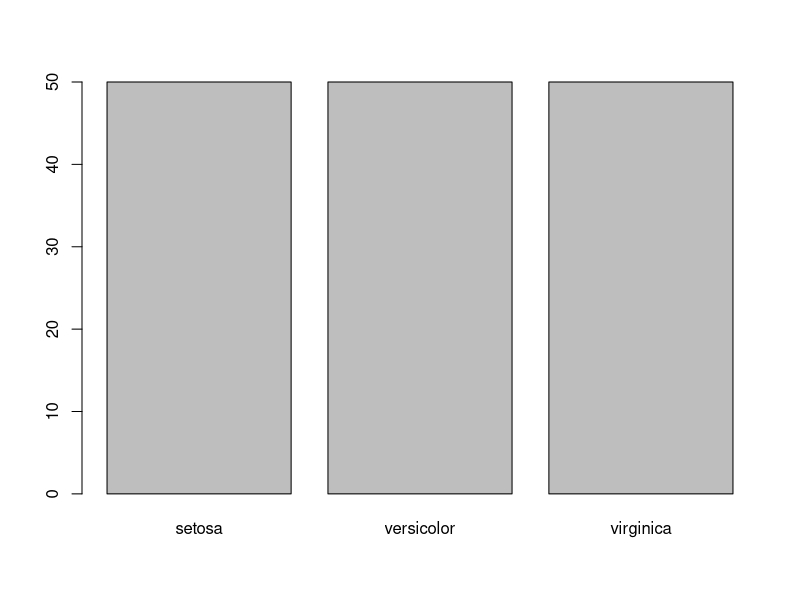
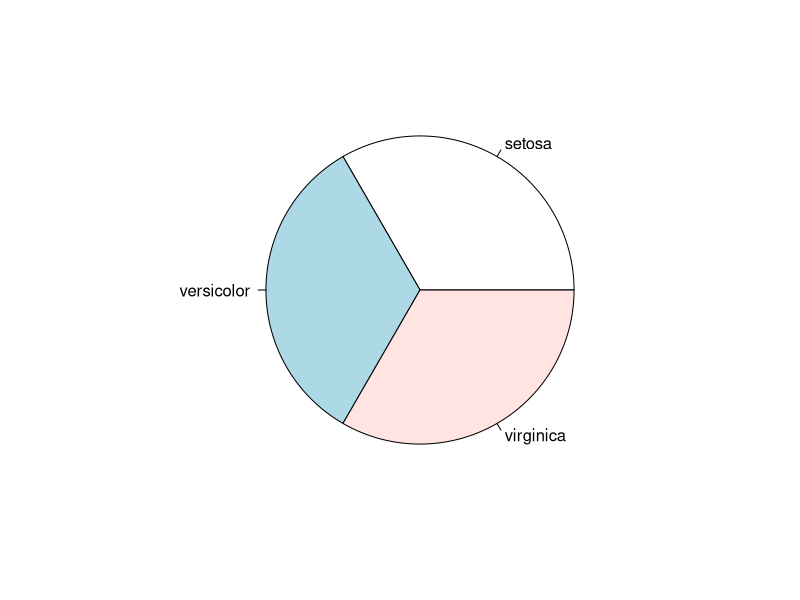
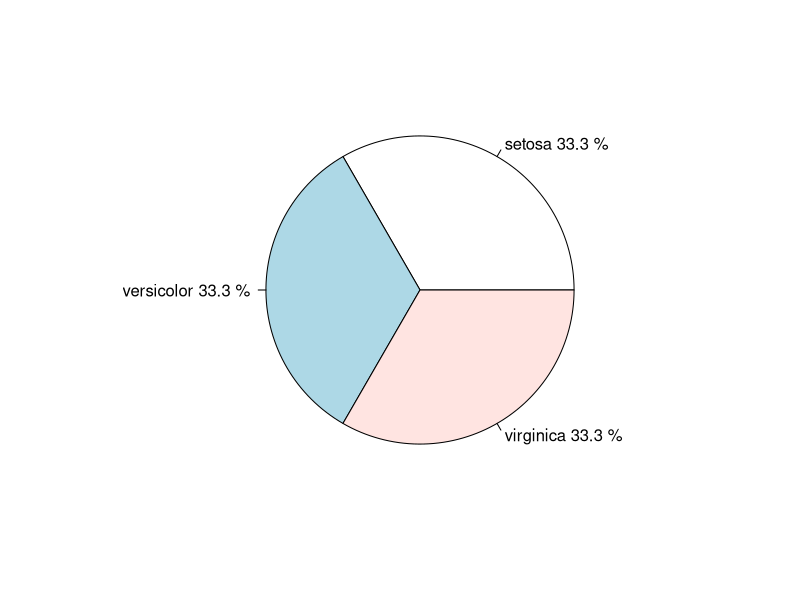
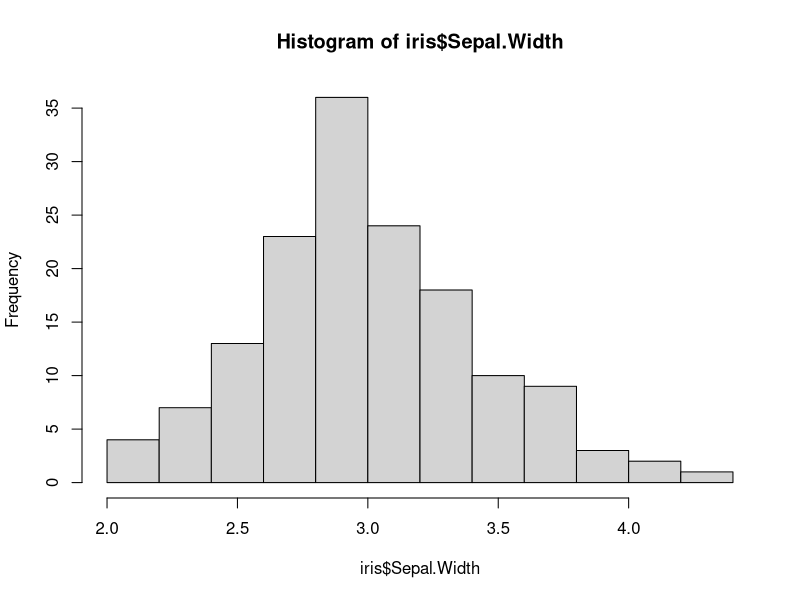
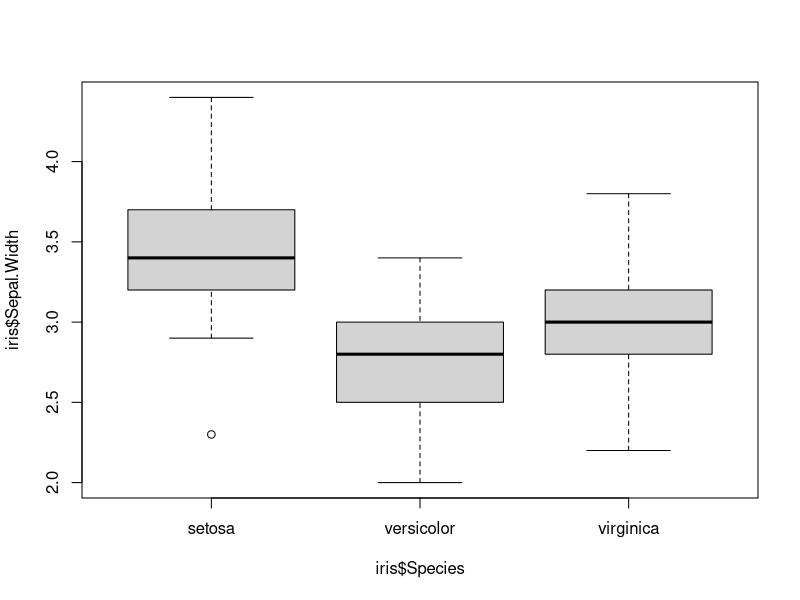
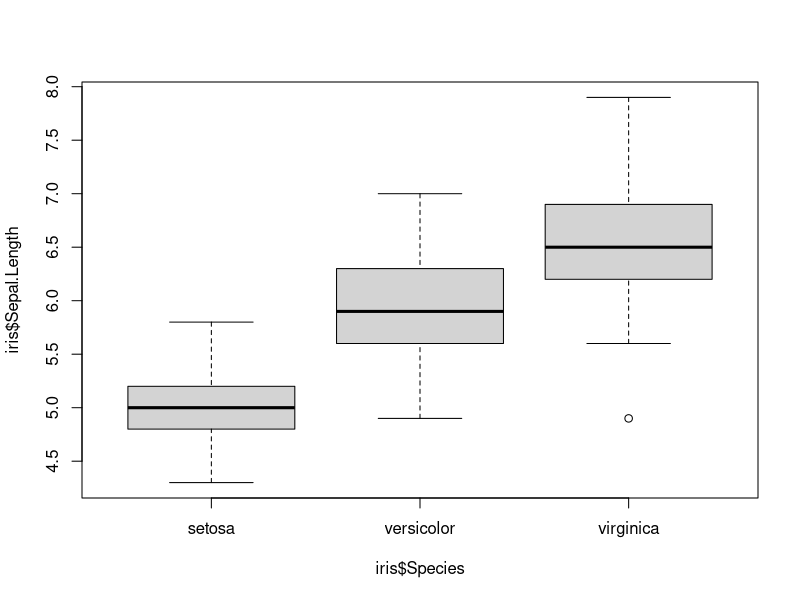
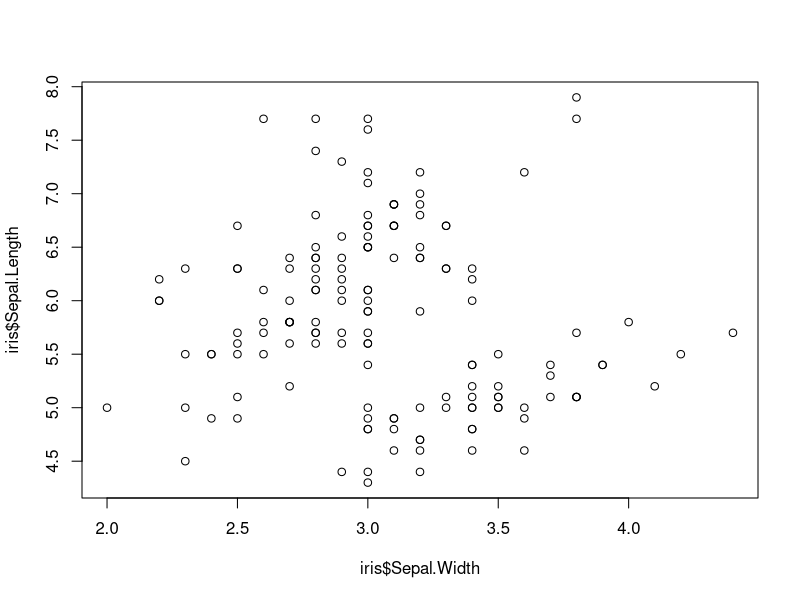
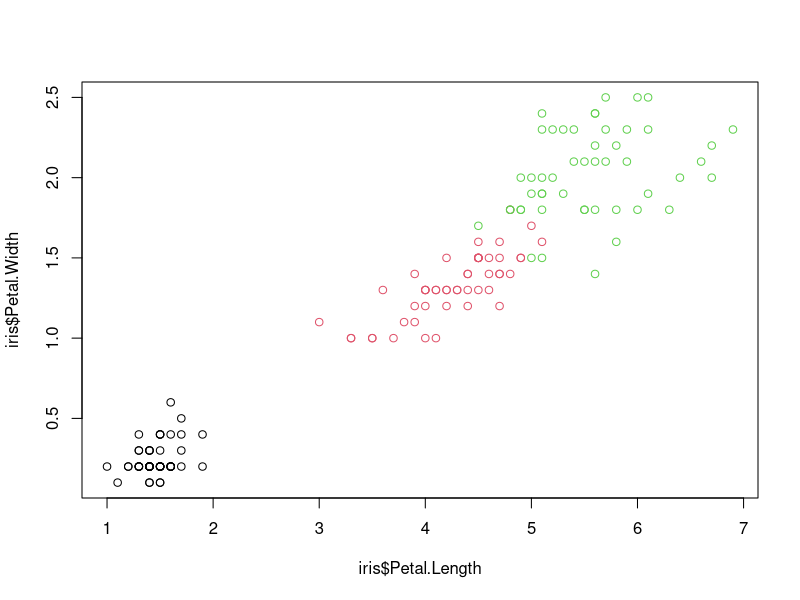

The R source for these figures, in order:
## ---- chunk 1
data(iris)
str(iris)
table(iris$Species)

range(iris$Sepal.Width)
cut(iris$Sepal.Width,seq(1.5,4.5,by=0.5))
table(cut(iris$Sepal.Width,seq(1.5,4.5,by=0.5),right = F,labels = seq(1,length(seq(1.5,4.5,by=0.5))-1)))

barplot(table(iris$Species))
pie(table(iris$Species))
pct = round(table(iris$Species) / length(iris$Species) *100,1)
labels = paste(names(pct),pct,"%")
pie(pct, labels = labels)

hist(iris$Sepal.Width)
stem(iris$Sepal.Length,scale = 0.5)
boxplot(iris$Sepal.Width ~ iris$Species)
boxplot(iris$Sepal.Length ~ iris$Species)

plot(iris$Sepal.Width,iris$Sepal.Length)
plot(iris$Petal.Length,iris$Petal.Width,col=iris$Species)
plot(iris)
plot(iris,col=iris$Species)

summary(iris)

## ---- chunk 2
data(iris)
install.packages('ggplot2')
library(ggplot2)

ggplot(data=iris,aes(x=Petal.Length,y=Petal.Width)) + geom_point(aes(col=Species))

ggp <- ggplot(iris,aes(x=Species))
ggp + geom_bar()

precounted = as.data.frame(table(iris$Species,dnn=c('Species')))
precounted
ggplot(precounted,aes(x=Species,y=Freq))+ geom_bar(stat='identity')

g_i =ggplot(iris,aes(x=Species,y=Sepal.Length))
g_i + geom_boxplot()

ggplot(iris,aes(x=Sepal.Length,fill=Species)) + geom_bar(position = 'identity', alpha=0.4)

ggplot(iris,aes(x=Sepal.Length,fill=Species)) + geom_density(position = 'identity', alpha=0.4)

ggplot(iris,aes(x=Sepal.Length,fill=Species)) + geom_bar(position = 'identity', alpha=0.4)+ geom_density(position = 'identity', alpha=0.4)


g1 <- ggplot(data=iris,aes(x=Sepal.Length,y=Sepal.Width)) + geom_point(shape=7,size=2)
ggsave(filename='iris_scatter_plot.png',plot = g1)
## ---- chunk 3
rolling_dice = function(n){sample(1:6,n,rep=T)}
rolling_dice(100)
sum_of_two_dice = rolling_dice(10000) + rolling_dice(10000)
sum_of_two_dice
table(sum_of_two_dice)
barplot(table(sum_of_two_dice))
table(sum_of_two_dice) / length(sum_of_two_dice)
